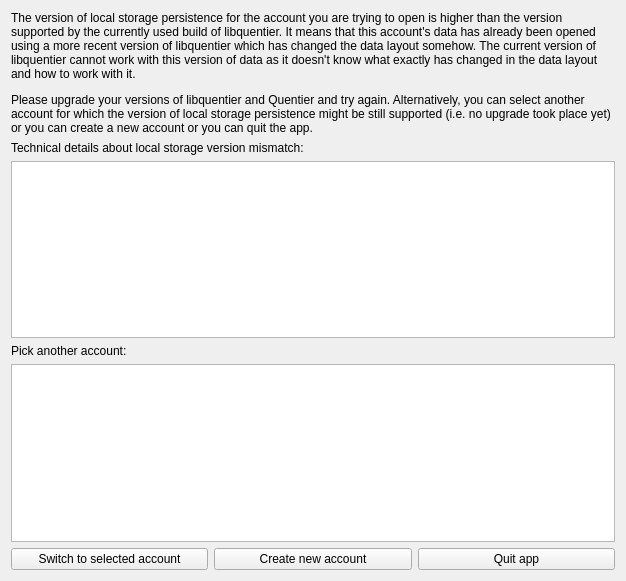
<?xml version="1.0" encoding="UTF-8"?>
<ui version="4.0">
 <class>LocalStorageVersionTooHighDialog</class>
 <widget class="QWidget" name="LocalStorageVersionTooHighDialog">
  <property name="geometry">
   <rect>
    <x>0</x>
    <y>0</y>
    <width>626</width>
    <height>581</height>
   </rect>
  </property>
  <property name="windowTitle">
   <string>Form</string>
  </property>
  <layout class="QVBoxLayout" name="verticalLayout">
   <item>
    <widget class="QLabel" name="descriptionLabel">
     <property name="text">
      <string>&lt;html&gt;&lt;head/&gt;&lt;body&gt;&lt;p&gt;The version of local storage persistence for the account you are trying to open is higher than the version supported by the currently used build of libquentier. It means that this account's data has already been opened using a more recent version of libquentier which has changed the data layout somehow. The current version of libquentier cannot work with this version of data as it doesn't know what exactly has changed in the data layout and how to work with it.&lt;/p&gt;&lt;p&gt;Please upgrade your versions of libquentier and Quentier and try again. Alternatively, you can select another account for which the version of local storage persistence might be still supported (i.e. no upgrade took place yet) or you can create a new account or you can quit the app.&lt;/p&gt;&lt;/body&gt;&lt;/html&gt;</string>
     </property>
     <property name="alignment">
      <set>Qt::AlignLeading|Qt::AlignLeft|Qt::AlignTop</set>
     </property>
     <property name="wordWrap">
      <bool>true</bool>
     </property>
    </widget>
   </item>
   <item>
    <widget class="QLabel" name="detailsLabel">
     <property name="text">
      <string>&lt;html&gt;&lt;head/&gt;&lt;body&gt;&lt;p&gt;Technical details about local storage version mismatch:&lt;/p&gt;&lt;/body&gt;&lt;/html&gt;</string>
     </property>
    </widget>
   </item>
   <item>
    <widget class="QPlainTextEdit" name="detailsPlainTextEdit">
     <property name="readOnly">
      <bool>true</bool>
     </property>
    </widget>
   </item>
   <item>
    <widget class="QLabel" name="pickAnotherAccountLabel">
     <property name="text">
      <string>Pick another account:</string>
     </property>
    </widget>
   </item>
   <item>
    <widget class="QTableView" name="accountsTableView"/>
   </item>
   <item>
    <layout class="QHBoxLayout" name="buttonsHorizontalLayout">
     <item>
      <widget class="QPushButton" name="switchToAnotherAccountPushButton">
       <property name="text">
        <string>Switch to selected account</string>
       </property>
      </widget>
     </item>
     <item>
      <widget class="QPushButton" name="createNewAccountPushButton">
       <property name="text">
        <string>Create new account</string>
       </property>
      </widget>
     </item>
     <item>
      <widget class="QPushButton" name="quitAppPushButton">
       <property name="text">
        <string>Quit app</string>
       </property>
      </widget>
     </item>
    </layout>
   </item>
  </layout>
 </widget>
 <resources/>
 <connections/>
</ui>
